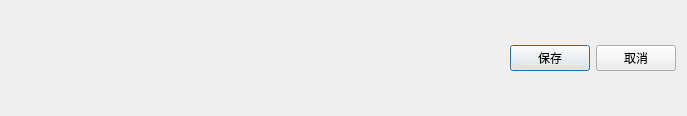
<?xml version="1.0" encoding="UTF-8"?>
<ui version="4.0">
 <class>PSV_CfgDlg_Item</class>
 <widget class="QDialog" name="PSV_CfgDlg_Item">
  <property name="geometry">
   <rect>
    <x>0</x>
    <y>0</y>
    <width>687</width>
    <height>116</height>
   </rect>
  </property>
  <property name="windowTitle">
   <string>Dialog</string>
  </property>
  <layout class="QVBoxLayout" name="verticalLayout">
   <item>
    <layout class="QGridLayout" name="gLayout"/>
   </item>
   <item>
    <layout class="QHBoxLayout" name="horizontalLayout">
     <item>
      <spacer name="horizontalSpacer">
       <property name="orientation">
        <enum>Qt::Horizontal</enum>
       </property>
       <property name="sizeHint" stdset="0">
        <size>
         <width>40</width>
         <height>20</height>
        </size>
       </property>
      </spacer>
     </item>
     <item>
      <widget class="QPushButton" name="btn_save">
       <property name="text">
        <string>保存</string>
       </property>
      </widget>
     </item>
     <item>
      <widget class="QPushButton" name="btn_cancel">
       <property name="text">
        <string>取消</string>
       </property>
      </widget>
     </item>
    </layout>
   </item>
  </layout>
 </widget>
 <resources/>
 <connections/>
</ui>
